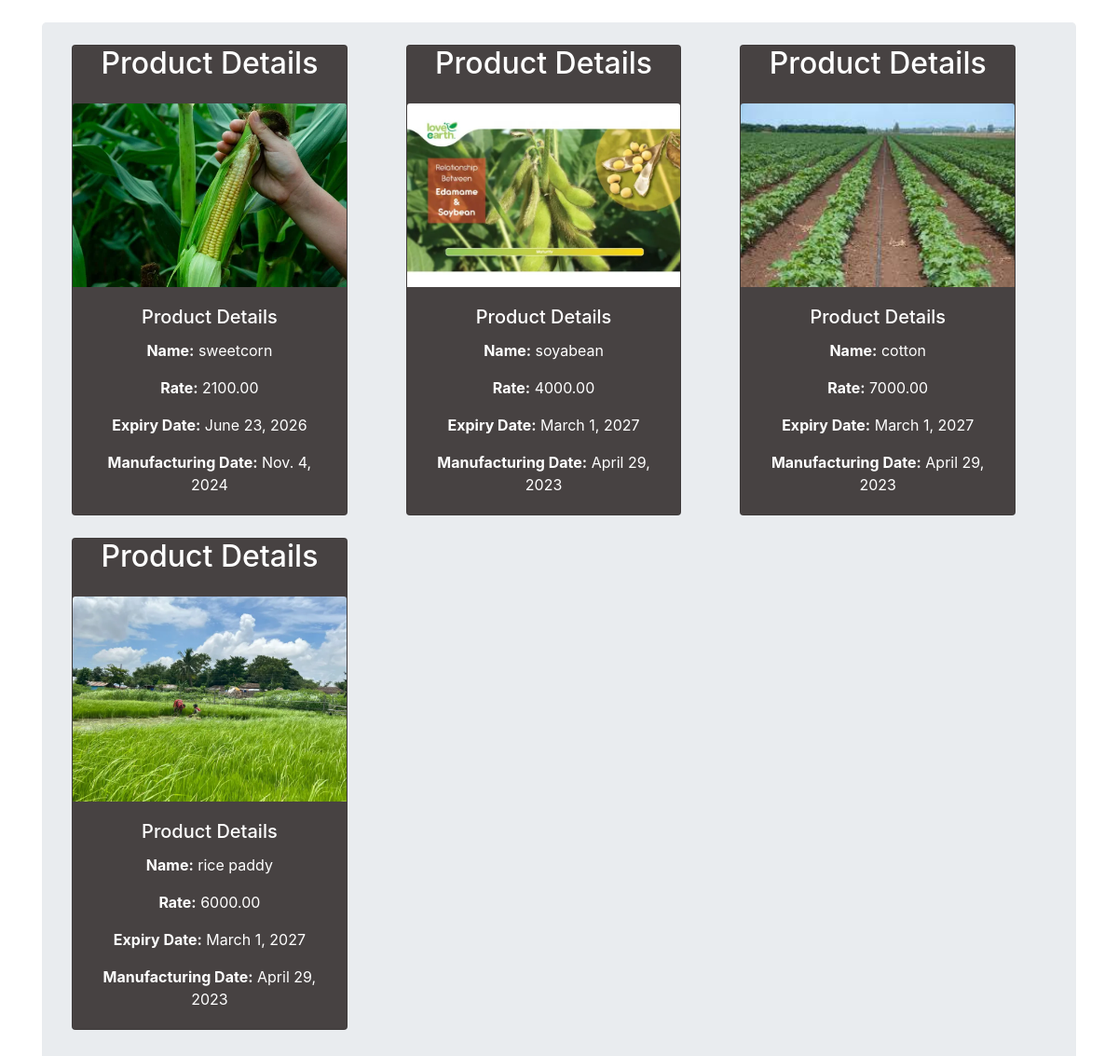
Screenshot of /mon/ with the database file from the repository.
### application/models.py (models this page shows)
class monsoon(models.Model):
    name = models.CharField(max_length=100)
    rate = models.DecimalField(max_digits=10, decimal_places=2)
    image = models.ImageField(upload_to='images/')
    expiry_date = models.DateField()
    manufacturing_date = models.DateField()

### application/views.py (the view)
# urls.py: path('mon/',views.z, name='mon'),
def z(request):
    data=monsoon  .objects.all()
    return render(request,'monsoon.html',{'data':data})

### templates/monsoon.html (shortened to what this page needs)
<!DOCTYPE html>
<html lang="en">
<head>
    <link rel="stylesheet" href="https://stackpath.bootstrapcdn.com/bootstrap/4.3.1/css/bootstrap.min.css">
</head>
<body>
<div class="container mt-4">
    <div class="jumbotron py-4">
{% if data %}
    <div class="row">
        {% for item in data %}
        <div class="col-md-4 mb-4">
            <div class="card text-white custom-card h-100">
         <h2 class="text-center mb-4">Product Details</h2>
               <img src="{{ item.image.url }}" alt="{{ item.name }}" class="card-img-top product-image">
                <div class="card-body text-center">
                    <h5 class="card-title">Product Details</h5>
                    <p class="card-text"><strong>Name:</strong> {{ item.name }}</p>
                    <p class="card-text"><strong>Rate:</strong> {{ item.rate }}</p>
                    <p class="card-text"><strong>Expiry Date:</strong> {{ item.expiry_date }}</p>
                    <p class="card-text"><strong>Manufacturing Date:</strong> {{ item.manufacturing_date }}</p>
                </div>
            </div>
        </div>
        {% endfor %}
    </div>
{% endif %}
</body>
</html>

### templates/monsoon.html (style rules this page uses)
.custom-card { width: 90%; background-color: rgb(71, 66, 66); }
.product-image { width: 100%; height: 100%; object-fit: cover; }

### rows the page displays
monsoon: image (picture), name "sweetcorn", rate "2100.00", expiry_date "June 23, 2026", manufacturing_date "Nov. 4, 2024"
monsoon: image (picture), name "soyabean", rate "4000.00", expiry_date "March 1, 2027", manufacturing_date "April 29, 2023"
monsoon: image (picture), name "cotton", rate "7000.00", expiry_date "March 1, 2027", manufacturing_date "April 29, 2023"
monsoon: image (picture), name "rice paddy", rate "6000.00", expiry_date "March 1, 2027", manufacturing_date "April 29, 2023"
